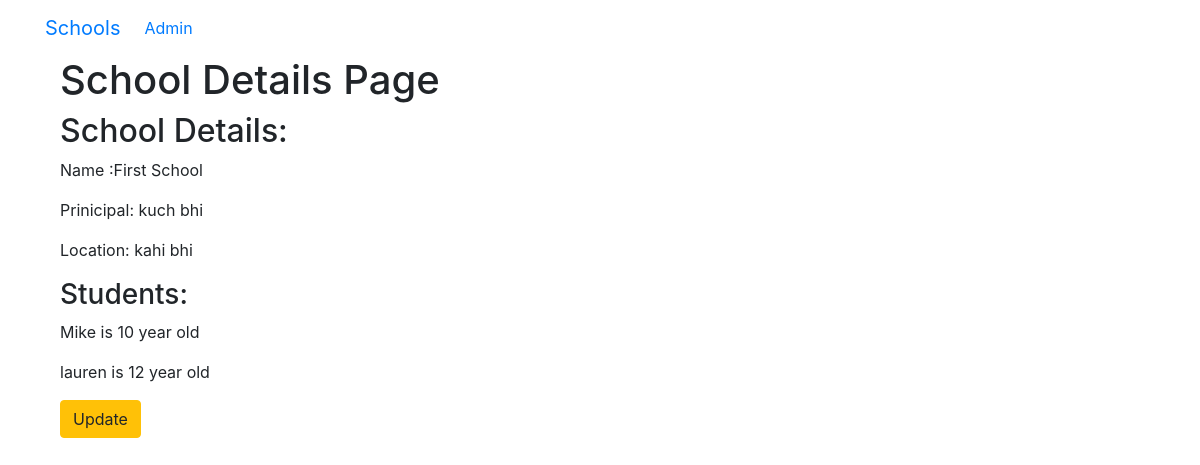
/basic_app/1/, run on an earlier commit of the app's database.
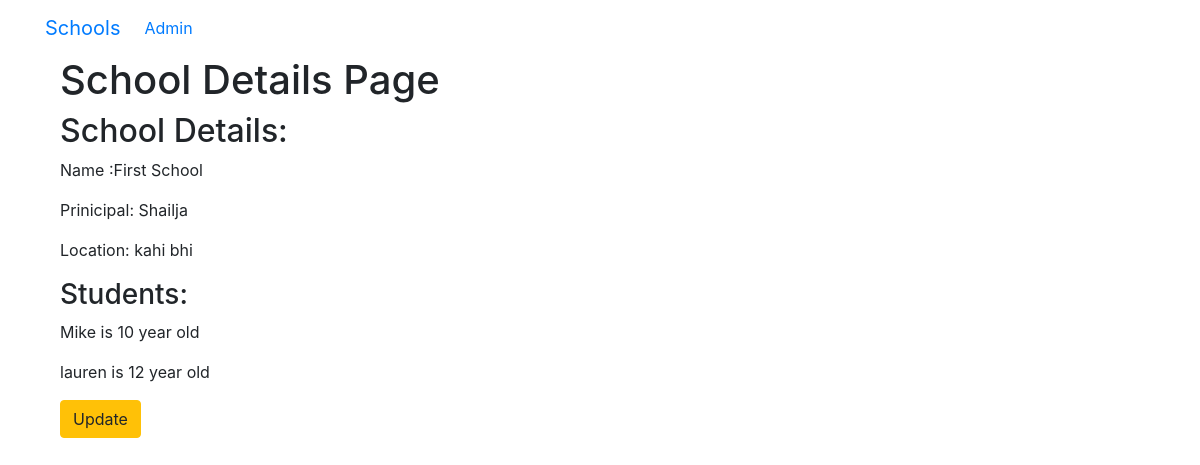
And on a later commit of the database.
### basic_app/models.py (models this page shows, shortened)
class School(models.Model):
	name = models.CharField(max_length=256)
	principal = models.CharField(max_length=256)
	location = models.CharField(max_length=256)

class Student(models.Model):
	name = models.CharField(max_length=256)
	age = models.PositiveIntegerField()
	school = models.ForeignKey(School,related_name = 'students',on_delete = models.CASCADE)

### basic_app/views.py (the view)
# urls.py: re_path(r'^(?P<pk>\d+)/$',views.SchoolDetailView.as_view(),name = 'detail'),
class SchoolDetailView(DetailView):
	context_object_name = 'school_detail'
	model = models.School
	template_name = 'basic_app/school_detail.html'

### basic_app/templates/basic_app/school_detail.html
{% extends 'basic_app/basic_app_base.html' %}
{% block body_block %}
<div class="container">
	<h1>School Details Page</h1>
	<h2>School Details:</h2>
	<p> Name :{{ school_detail.name }}</p>
	<p> Prinicipal: {{ school_detail.principal }}</p>
	<p> Location: {{ school_detail.location  }}</p>
	<h3> Students: </h3>
	{% for student in school_detail.students.all %}
	<p>{{ student.name }} is {{ student.age }} year old</p>
	{% endfor %}
</div>
<div class="container">
	<p><a class="btn btn-warning " href="{% url 'basic_app:update' pk=school_detail.id %}">Update</a></p>
</div>
{% endblock %}

### basic_app/templates/basic_app/basic_app_base.html (shortened to what this page needs)
<!DOCTYPE html>
<html>
<head>
	<link rel="stylesheet" href="https://stackpath.bootstrapcdn.com/bootstrap/4.5.0/css/bootstrap.min.css">
</head>
<body>
	<nav class="navbar navbar-expand-lg">
		<div class="container">
		<ul class="navbar-nav">
			<li><a class= "navbar-brand" href="{% url 'basic_app:list' %}">Schools</a></li>
			<li class="nav-item"><a class="nav-link" href="{% url 'admin:index' %}">Admin</a></li>
			<li class="nav-item"><a class="nav-link" href="#"></a></li>
		</ul>
	</div>
	</nav>
	<div class="container">
	{% block body_block %}
	{% endblock %}
	</div>
</body>
</html>

What changed in the data, as far as the page shows it:
changed School "First School": principal "kuch bhi" → "Shailja"
